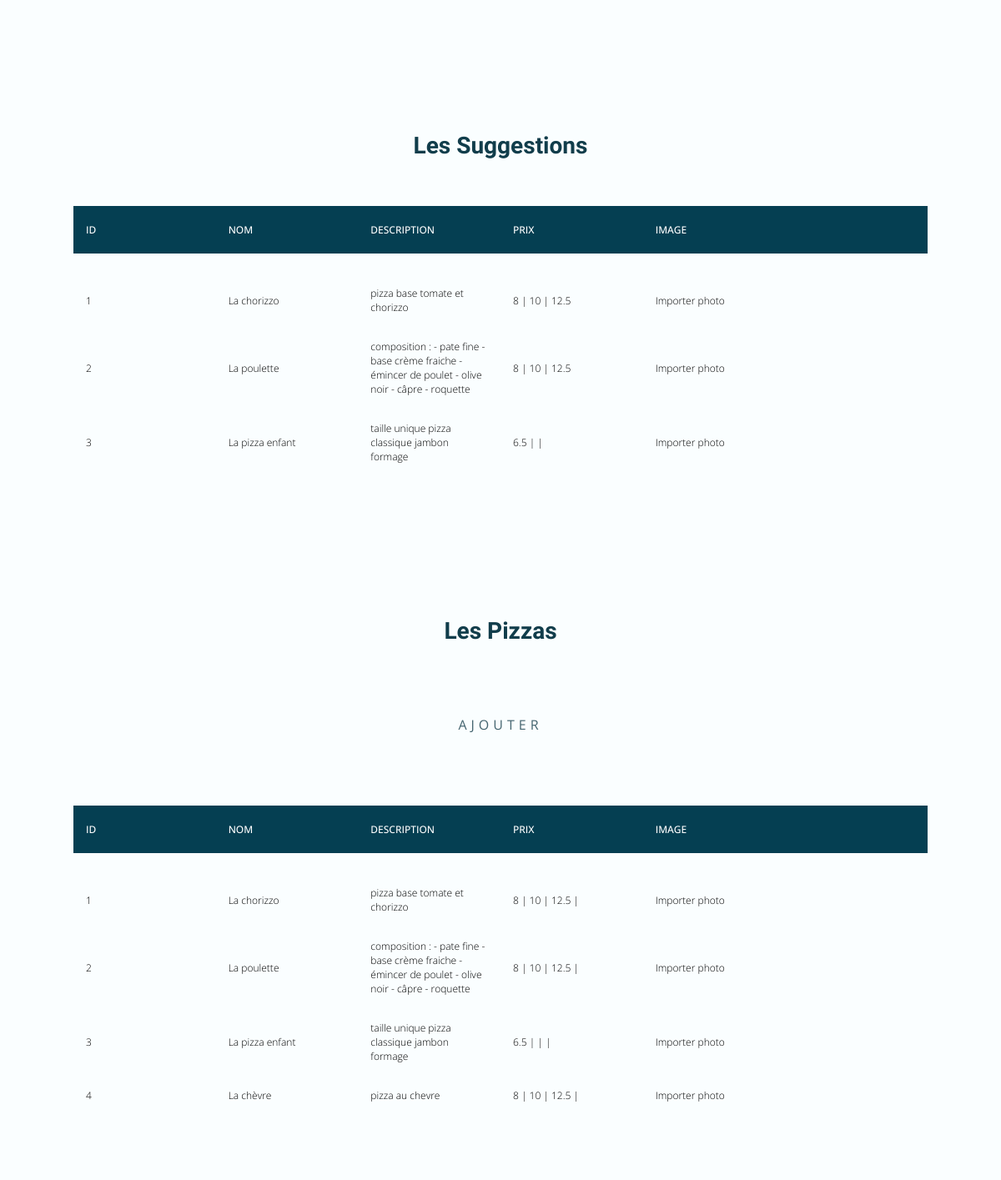
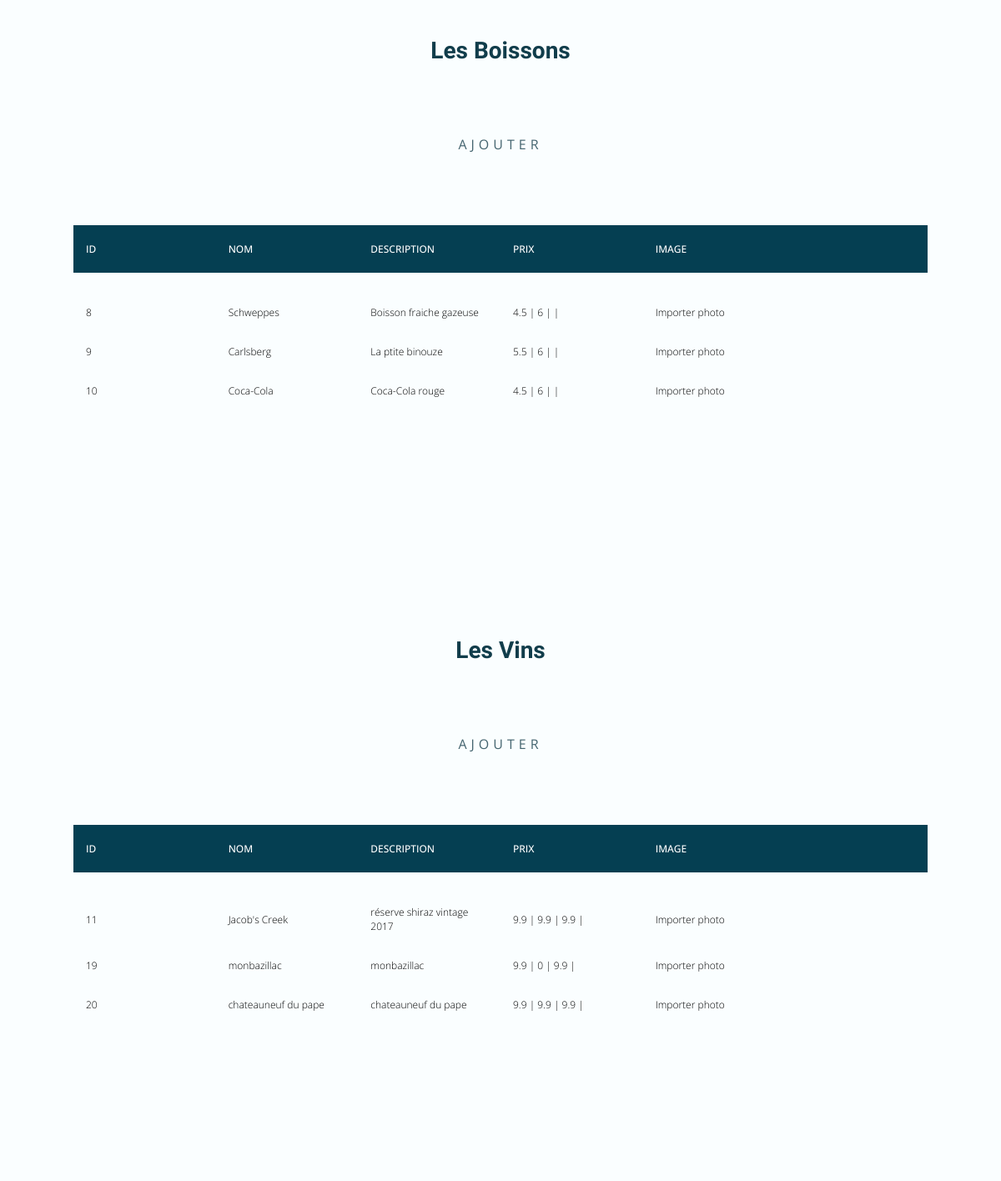
/admin-modifier-produit.php (middle part), run on an earlier commit of the app's database (2 pictures, top to bottom).
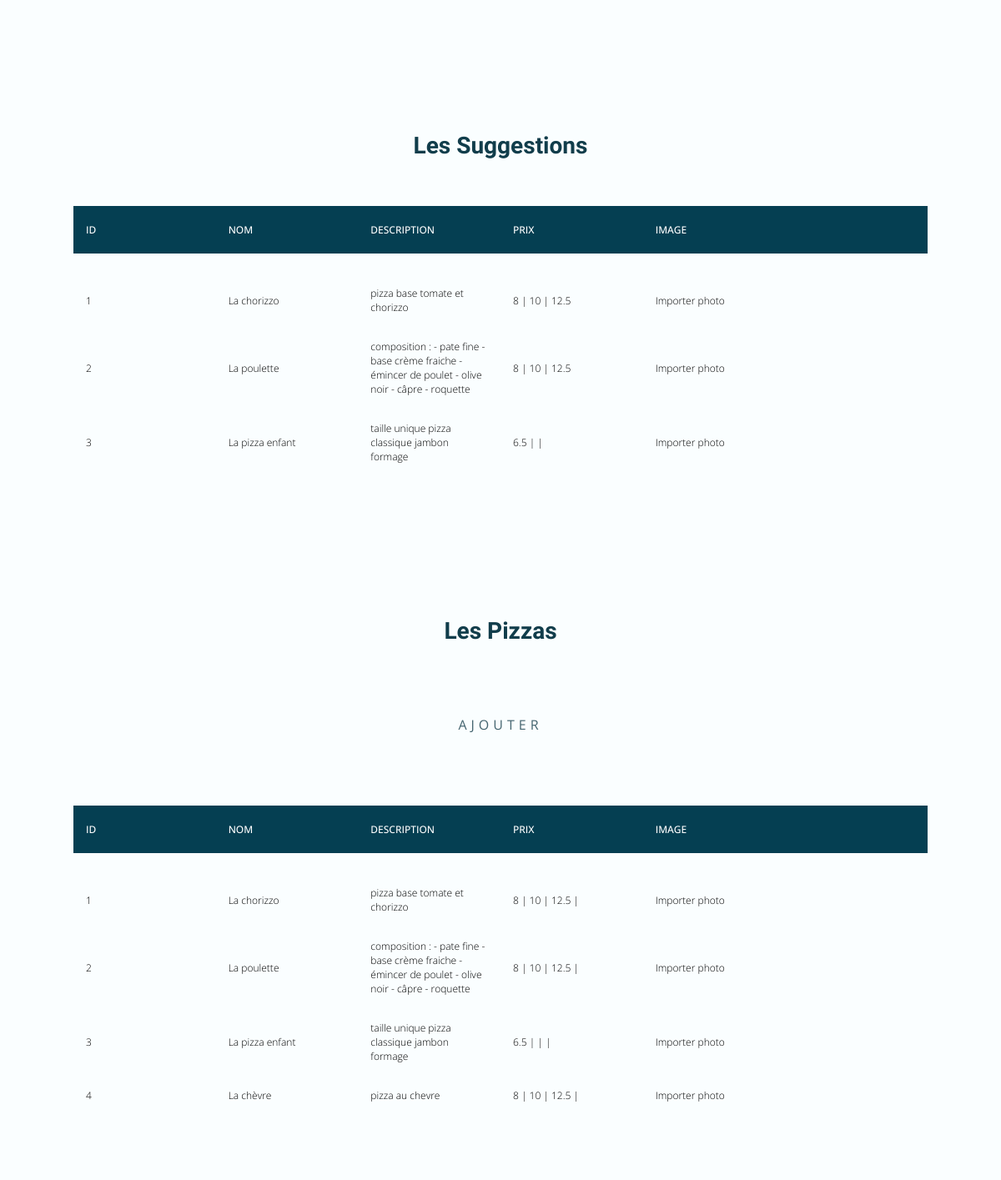
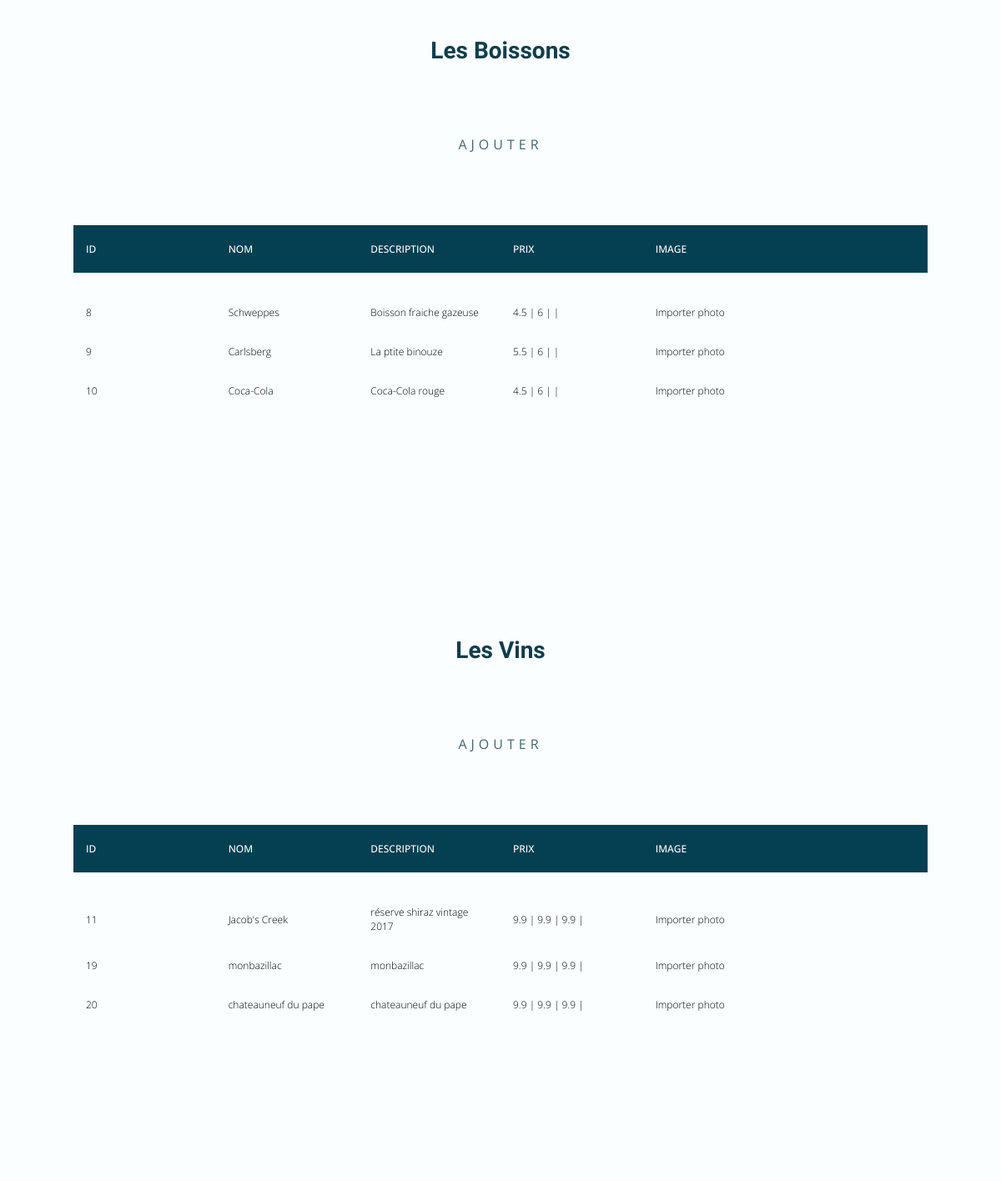
And on a later commit of the database (2 pictures, top to bottom).
### tables this page shows
CREATE TABLE IF NOT EXISTS `produit` (
  `id` int NOT NULL AUTO_INCREMENT,
  `name` varchar(255) NOT NULL,
  `details` text NOT NULL,
  `img_path` varchar(255) NOT NULL,
  `category_id` int DEFAULT NULL,
  PRIMARY KEY (`id`),
  KEY `fk_product_category` (`category_id`)
);

CREATE TABLE IF NOT EXISTS `price` (
  `id` int NOT NULL AUTO_INCREMENT,
  `price` float DEFAULT NULL,
  `option_id` int DEFAULT NULL,
  `produit_id` int NOT NULL,
  PRIMARY KEY (`id`),
  KEY `fk_product_size` (`option_id`),
  KEY `fk_product_price` (`produit_id`)
);

CREATE TABLE IF NOT EXISTS `category` (
  `id` int NOT NULL AUTO_INCREMENT,
  `name` varchar(255) NOT NULL,
  PRIMARY KEY (`id`)
);

### dbcontroller.php (called while the page is built, shortened)
<?php
class DBController {
    private $host = "localhost";
    private $user = "root";
    private $password = "";
    private $database = "lorenzzobd_dieug";
    private $conn;
    function __construct() {
        $this->conn = $this->connectDB();
    }
    function connectDB() {
        $conn = new PDO("mysql:host=" . $this->host . ";dbname=" . $this->database, $this->user, $this->password);
        return $conn;
    }
    function runQuery($query) {
        $result = $this->conn->query($query);
        while($row=$result->fetch(PDO::FETCH_ASSOC)) {
            $resultset[] = $row;
        }
        if(!empty($resultset))
            return $resultset;
    }
}
?>

### admin-modifier-produit.php (the view, shortened to what the changed rows need)
<?php include('base/head.php') ?>
<?php
    require_once ('dbcontroller.php');
    $db_handle = new DBcontroller();
?>
<?php
    $admins = $db_handle->runQuery("SELECT * FROM admin");
    $categories = $db_handle->runQuery("SELECT * FROM category");
    $products = $db_handle->runQuery("SELECT * FROM produit");
    $suggestion = $db_handle->runQuery("SELECT * FROM suggestion");
?>
<div class="product section">
<section>
    <div class="container grid" id="Les Suggestions">
        <h2 class="product__title section__title">Les suggestions</h2>
        <div class="product__table-header">
            <table cellpadding="0" cellspacing="0" border="0">
                <thead>
                <tr>
                    <th>ID</th>
                    <th>Nom</th>
                    <th>Description</th>
                    <th>Prix</th>
                    <th>Image</th>
                    <th><i class="uil uil-trash-alt"></i></th>
                </tr>
                </thead>
            </table>
        </div>
        <div class="product__table-content">
        <?php
        foreach($suggestion as $suggest){
            $filtered_SuggestProducts = array_filter($products, static function($suggestProduit) use($suggest){
                if($suggestProduit['id'] === $suggest['produit_id']){
                    return $suggestProduit;
                }
            });
            foreach($filtered_SuggestProducts as $suggestProd){
                $id = $suggestProd["id"];
                $price = $db_handle->runQuery("SELECT price FROM price WHERE produit_id =$id")
            ?>
            <table cellpadding="0" cellspacing="0" border="0">
                <tbody>
                <tr>
                    <td><?= $suggestProd['id'] ?></td>
                    <td><?= $suggestProd['name'] ?></td>
                    <td><?= $suggestProd['details'] ?></td>
                    <td><?= $price[0]['price'] ?> | <?= $price[1]['price'] ?> | <?= $price[2]['price'] ?> </td>
                    <td>
                        <label for="upload-photo">Importer photo</label>
                    </td>
                    <td><i class="uil uil-trash-alt"></td>
                </tr>
                </tbody>
            </table>
            <?php
            }
        }
    ?>
        </div>
        </div>
    <?php
        foreach($categories as $category){
            $category['name']=str_replace("Nos", "Les", $category['name']);
            $filteredProducts = array_filter($products, static function($product) use($category){
                if($product['category_id'] === $category['id']){
                    return $product;
                }
            });
    ?>
    <div class="container grid" id="<?= $category['name'] ?>">
        <h2 class="product__title section__title"><?= $category['name'] ?></h2>
        <div class="button">
            <a href="admin-ajouter.php?id=<?= $category['id'] ?>" class="button__title button__slide-effect">ajouter</a>
        </div>
        <div class="product__table-header">
            <table cellpadding="0" cellspacing="0" border="0">
                <thead>
                <tr>
                    <th>ID</th>
                    <th>Nom</th>
                    <th>Description</th>
                    <th>Prix</th>
                    <th>Image</th>
                    <th><i class="uil uil-trash-alt"></i></th>
                </tr>
                </thead>
            </table>
        </div>
        <div class="product__table-content">
        <?php
            foreach($filteredProducts as $product){
                $id = $product["id"];
                $price = $db_handle->runQuery("SELECT * FROM price WHERE produit_id =$id")
        ?>
            <table cellpadding="0" cellspacing="0" border="0">
                <tbody>
                <tr>
                    <td><?= $product['id'] ?></td>
                    <td><?= $product['name'] ?></td>
                    <td><?= $product['details'] ?></td>
                    <td><?= $price[0]['price'] ?> | <?= $price[1]['price'] ?> | <?= $price[2]['price'] ?> | <?= $price[3]['price'] ?? null ?> </td>
                    <td>
                        <label for="upload-photo">Importer photo</label>
                    </td>
                    <td><i class="uil uil-trash-alt"></td>
                </tr>
                </tbody>
            </table>
            <?php
        };
        ?>
        </div>
        </div>
<?php
    }
?>
</section>
<?php include ('base/script.php') ?>

What changed in the data, as far as the page shows it:
changed suggestion (number 1 of 3 on the later page): gains produit (id "1", name "La chorizzo", details "pizza base tomate et chorizzo", price.price "8", price.price "10", price.price "12.5"); loses produit (id "2", name "La poulette", details "composition : - pate fine - base crème fraiche - émincer de poulet - olive noir - câpre - roquette", price.price "8", price.price "10", price.price "12.5")
changed suggestion (number 2 of 3 on the later page): gains produit (id "2", name "La poulette", details "composition : - pate fine - base crème fraiche - émincer de poulet - olive noir - câpre - roquette", price.price "8", price.price "10", price.price "12.5"); loses produit (id "3", name "La pizza enfant", details "taille unique pizza classique jambon formage", price.price "6.5")
changed suggestion (number 3 of 3 on the later page): gains produit (id "3", name "La pizza enfant", details "taille unique pizza classique jambon formage", price.price "6.5"); loses produit (id "1", name "La chorizzo", details "pizza base tomate et chorizzo", price.price "8", price.price "10", price.price "12.5"); moves down the list
changed through a linked row, produit "monbazillac": price.price "0" → "9.9"
